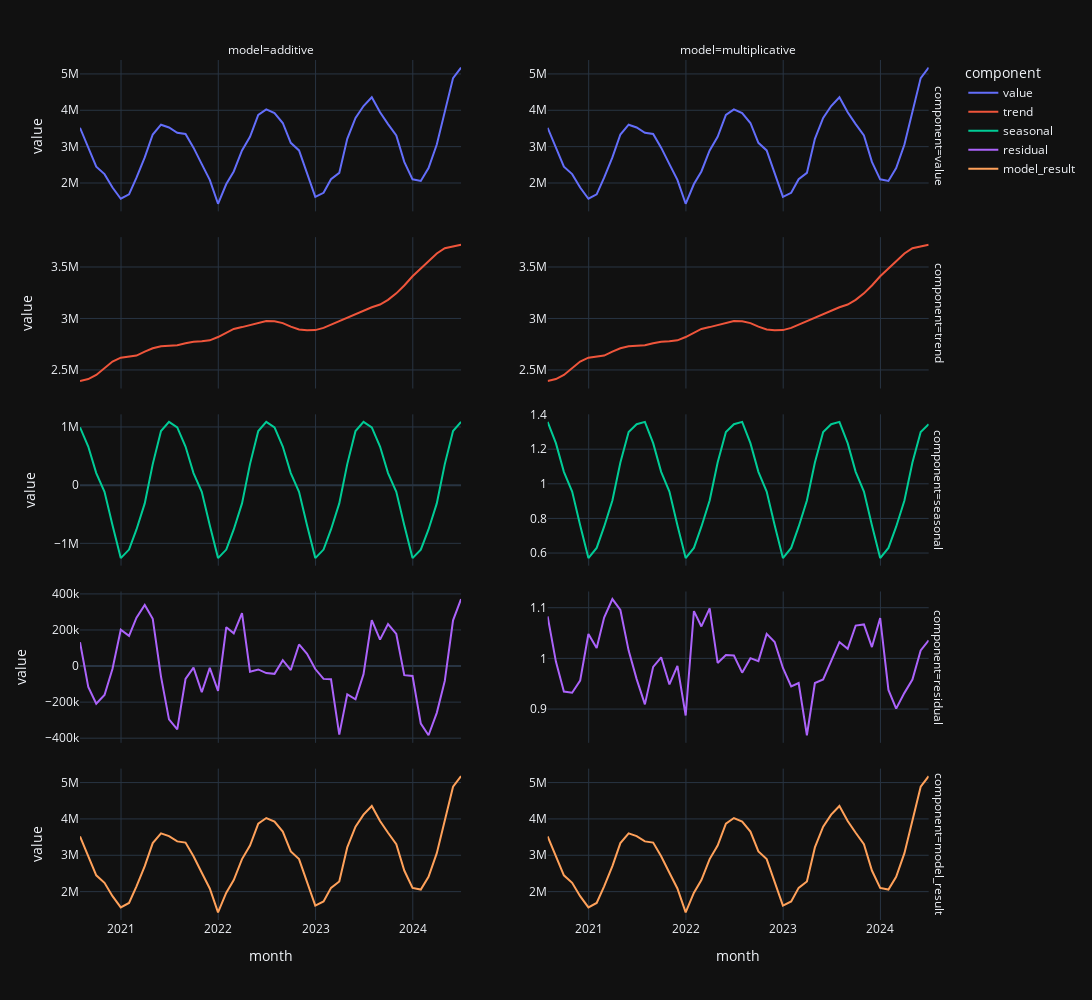

The code cell stored with this chart in its notebook:
### Markdown cell above
## Visual comparison

### Code cell
import plotly.express as px

fig = px.line(
    data_frame=df,
    x='month',
    y='value',
    color='component',
    facet_col='model',
    facet_row='component',
    width=1500,
    height=1000,
    facet_col_spacing=0.1,
)

fig.update_yaxes(matches=None)

for attr in dir(fig.layout):
    if attr.startswith("yaxis"):
        axis = getattr(fig.layout, attr)
        if axis:
            axis.showticklabels = True
        
fig
